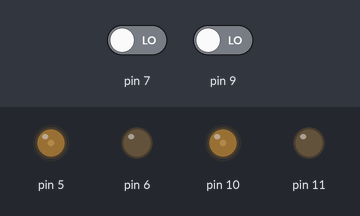
The sketch below on a simulated Arduino Uno, built with avr-gcc and run on an emulated ATmega328P. Shown: output pins drawn as LEDs (lit = HIGH). Inputs (shaded band) come from the test bench; at power-on: pin 7 LOW, pin 9 LOW.

Above: at 1.2 s.
1.3 s: pin 7 driven HIGH
At 2.5 s:
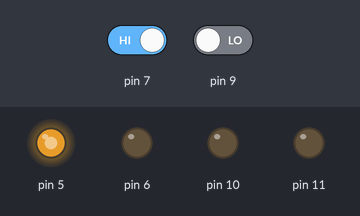
2.8 s: pin 9 driven HIGH
At 3.6 s:
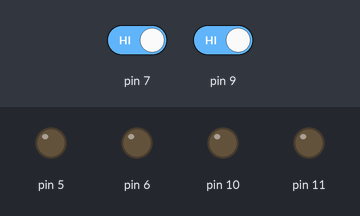
4.3 s: pin 7 driven LOW
At 4.7 s:
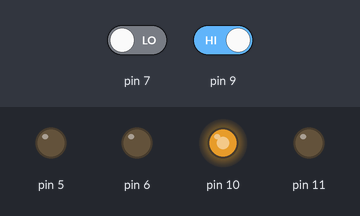
5.8 s: pin 9 driven LOW
At 7.1 s:
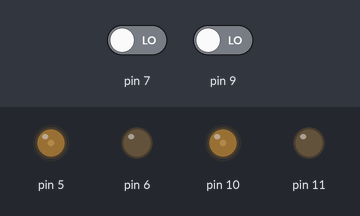
Timing chart, 0 to 8.3 s (numbered marks = the images above; inputs shaded):
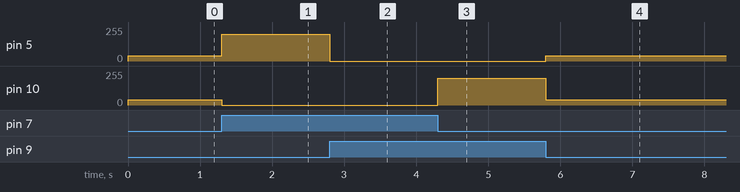

Measured:
- after the input at 1.3 s, pin 5: 40/255 → 200/255 at once; pin 10: 40/255 → 0/255 at once
- after the input at 2.8 s, pin 5: 200/255 → 0/255 at once
- after the input at 4.3 s, pin 10: 0/255 → 200/255 at once
- after the input at 5.8 s, pin 5: 0/255 → 40/255 at once; pin 10: 200/255 → 40/255 at once

The sketch:

obstacleavoider.ino
```cpp
void setup()
{
  // put your setup code here, to run once:
pinMode(5,OUTPUT);
pinMode(6,OUTPUT);
pinMode(10,OUTPUT);
pinMode(11,OUTPUT);
pinMode(7,INPUT);
pinMode(9,INPUT);
}
void loop() {


//Serial.begin(9600);
if (digitalRead(9)==HIGH && digitalRead(7)==HIGH){
 digitalWrite(5,LOW);
 digitalWrite(6,LOW);
 digitalWrite(10,LOW);
 digitalWrite(11,LOW);
}
else if (digitalRead(7)==HIGH){


 digitalWrite(6,LOW);
 digitalWrite(10,LOW);
 digitalWrite(11,LOW);
  analogWrite(5,200);

 //Serial.println("right");

}
else if (digitalRead(9)==HIGH){
 digitalWrite(5,LOW);
 digitalWrite(6,LOW);
 digitalWrite(11,LOW);
 analogWrite(10,200);
 //Serial.println("left")
}


else{

 digitalWrite(6,LOW);
 digitalWrite(11,LOW);
 analogWrite(5,40);
 analogWrite(10,40);
 //Serial.println("forward");
}
}
```
